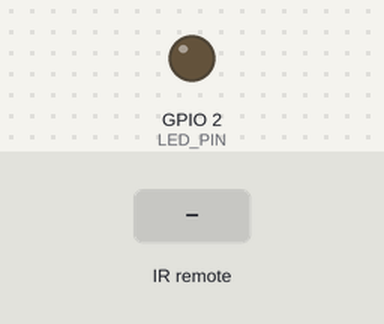
Bench run of a sketch on a simulated ESP8266 (NodeMCU). On the bench: output pins drawn as LEDs (lit = HIGH). Inputs (shaded band) come from the test bench. WiFi joins after 1.5 s; servers stay silent unless stated; what the sketch prints to the serial monitor is not drawn.

Above: at 2.7 s.
2.8 s: infrared code 0x807F02FD received
At 3.9 s:
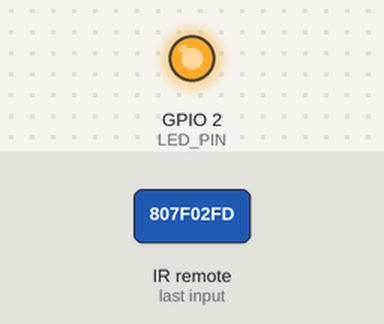
Timing chart, 0 to 5.8 s (numbered marks = the images above; inputs shaded):
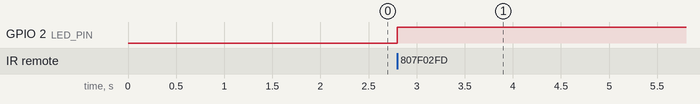

The sketch:

LampControleRemotoVersao2.ino
```cpp
#include <WiFi.h>
#include <WebServer.h>
#include <IRremoteESP8266.h>
#include <IRrecv.h>
#include <IRutils.h>

const char* ssid = "Cobertura";
const char* password = "Dev@!2024";
const uint16_t RECV_PIN = 14;
const uint16_t LED_PIN = 2;
const uint32_t IR_CODE = 0x807F02FD;

WebServer server(80);
IRrecv irrecv(RECV_PIN);
decode_results results;
bool ledState = false;

void handleRoot() {
  String html = "<html><body style='text-align: center;'>";
  html += "<h1>Status da Lâmpada</h1>";
  html += "<h2 style='color: " + String(ledState ? "green'>Ligada" : "red'>Desligada") + "</h2>";
  html += "<p>Atualize a página para ver o estado mais recente</p>";
  html += "</body></html>";
  server.send(200, "text/html", html);
}

void setup() {
  Serial.begin(115200);
  pinMode(LED_PIN, OUTPUT);
  irrecv.enableIRIn();

  WiFi.begin(ssid, password);
  while (WiFi.status() != WL_CONNECTED) {
    delay(500);
    Serial.print(".");
  }
  Serial.println("Conectado ao WiFi");

  server.on("/", handleRoot);
  server.begin();
  Serial.println("Servidor iniciado");

  Serial.println("Aguardando sinal IR...");
}

void loop() {
  server.handleClient();

  if (irrecv.decode(&results)) {
    if (results.value == IR_CODE) {
      ledState = !ledState;
      digitalWrite(LED_PIN, ledState);
    }
    irrecv.resume();
  }
}
```

Measured:
- after the input at 2.8 s, GPIO 2 (LED_PIN): LOW → HIGH at once
